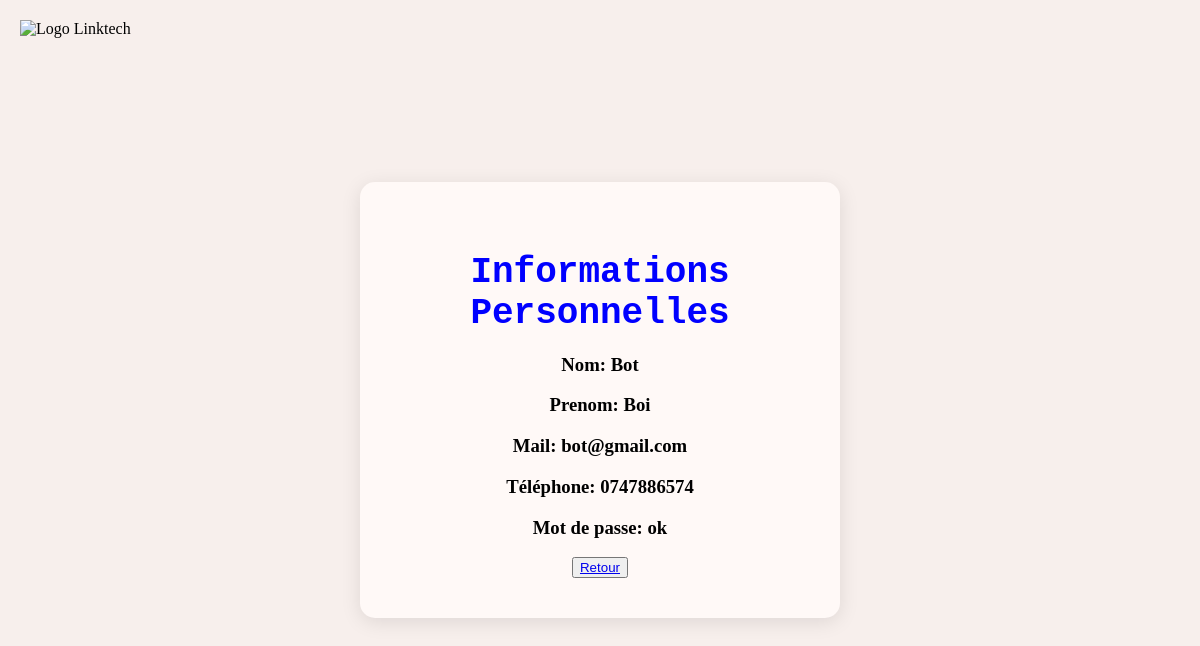
The app's page /admin.php (signed in) with its own data.
### tables this page shows
CREATE TABLE IF NOT EXISTS `users` (
  `id_user` int NOT NULL AUTO_INCREMENT,
  `nom` varchar(50) NOT NULL,
  `prenom` varchar(50) NOT NULL,
  `mail` varchar(50) NOT NULL,
  `telephone` varchar(10) NOT NULL,
  `password` varchar(20) NOT NULL,
  PRIMARY KEY (`id_user`)
);

### admin.php (the view, shortened to what this page needs)
<?php
include 'db.php';
$id_user = $_SESSION['id_user'];
$sql = "SELECT nom, prenom, telephone, mail, password FROM users WHERE id_user='$id_user'";
$result = mysqli_query($conn, $sql);
if ($result && mysqli_num_rows($result) > 0) {
    $user = mysqli_fetch_assoc($result);
    $nom = htmlspecialchars($user['nom']);
    $prenom = htmlspecialchars($user['prenom']);
    $tel = htmlspecialchars($user['telephone']);
    $mail = htmlspecialchars($user['mail']);
    $pwd = htmlspecialchars($user['password']);
} else {
    $nom = 'Nom inconnu';
    $prenom = 'Prénom inconnu';
}
?>
<!DOCTYPE html>
<html lang="fr">
<head>
    <link rel="stylesheet" href="login.css">
</head>
<body>
<div class="video-container">
    <div class="logo">
        <img src="logo" alt="Logo Linktech">
    </div>
    <div class="inscription-container">
        <h2 class="inscription-title">Informations Personnelles</h2>
        <div class="input-container">
            <h3>Nom:
                <span id="nom" contenteditable="true" onblur="updateInfo('nom', this.innerText)"><?php echo $nom; ?></span>
            </h3>
        </div>
        <div class="input-container">
            <h3>Prenom:
                <span id="prenom" contenteditable="true" onblur="updateInfo('prenom', this.innerText)"><?php echo $prenom; ?></span>
            </h3>
        </div>
        <div class="input-container">
            <h3>Mail:
                <span id="mail" contenteditable="true" onblur="updateInfo('mail', this.innerText)"><?php echo $mail; ?></span>
            </h3>
        </div>
        <div class="input-container">
            <h3>Téléphone:
                <span id="telephone" contenteditable="true" onblur="updateInfo('telephone', this.innerText)"><?php echo $tel; ?></span>
            </h3>
        </div>
        <div class="input-container">
            <h3>Mot de passe:
                <span id="password" contenteditable="true" onblur="updateInfo('password', this.innerText)"><?php echo $pwd; ?></span>
            </h3>
        </div>
        <button type="submit"><a href="search.php">Retour</a></button>
    </div>
</div>
</body>
</html>

### login.css (style rules this page uses)
body { font-family: 'Italiana', serif; background-color: #f7efec; display: flex; justify-content: center; align-items: center; height: 100vh; margin: 0; position: relative; }
.video-container { display: flex; flex-direction: column; align-items: center; justify-content: center; flex-grow: 1; }
.inscription-container { background-color: #fff9f7; border-radius: 15px; box-shadow: 0px 4px 20px rgba(0, 0, 0, 0.1); padding: 40px; text-align: center; width: 400px; max-height: 600px; overflow: auto; }
.inscription-title { font-size: 36px; font-family: 'Courier New', Courier, monospace; color: blue; margin-bottom: 20px; }
.input-container { margin-bottom: 15px; }
.logo { position: absolute; top: 20px; left: 20px; }
.logo img { max-width: 150px; }

### records on screen
users: nom "Bot", prenom "Boi", mail "bot@gmail.com", telephone "0747886574", password "ok"
